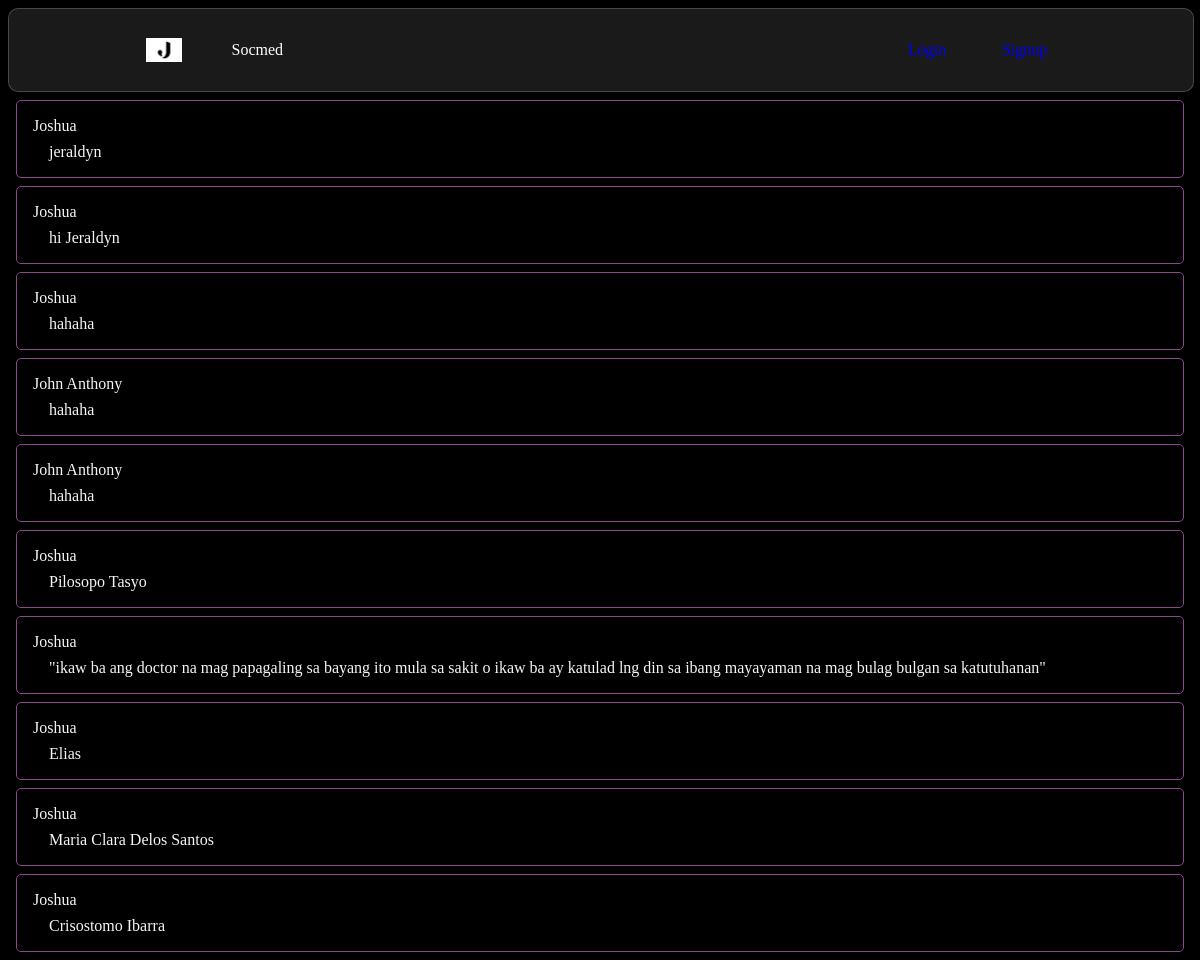
The app's page /timeline.php with its own data.
### tables this page shows
CREATE TABLE `post` (
  `pid` int(11) NOT NULL,
  `aid` int(11) NOT NULL,
  `post_text` text NOT NULL,
  `post_date` date NOT NULL,
  `post_time` time NOT NULL
);

CREATE TABLE `account` (
  `aid` int(123) NOT NULL,
  `email` varchar(128) NOT NULL,
  `firstname` varchar(128) NOT NULL,
  `lastname` varchar(128) NOT NULL,
  `password` varchar(512) NOT NULL
);

### models/load_timeline.php (the view, shortened to what this page needs)
<?php
include 'db/dbconnect.php';
$mysql = "SELECT account.aid,
        account.firstname,
        post.pid,
        post.post_text,
        post.post_date,
        post.post_time
        FROM account INNER JOIN post
        ON account.aid = post.aid";
$result=$con->query($mysql);
while($row = mysqli_fetch_assoc($result)){
    echo "<div class=\"post-block\">";
    echo "<div class=\'post-name'>";
    echo $row['firstname']." ";
    echo "</div>";
    echo "<div class='post-content'>";
    echo $row['post_text']." ";
    echo "</div>";
    echo "</div>";
}

### views/res/style.css (style rules this page uses)
body { background: black; min-height: 100vh; }
.post-block { color: whitesmoke; padding: 1em; margin: .5em .5em; border: solid .5px #8c488c; border-radius: 5px; background-color: black; }
.post-content { margin-top: .5em; padding-left: 1em; }

### records on screen
post: aid.firstname "Joshua", post_text "jeraldyn"
post: aid.firstname "Joshua", post_text "hi Jeraldyn"
post: aid.firstname "Joshua", post_text "hahaha"
post: aid.firstname "John Anthony", post_text "hahaha"
post: aid.firstname "John Anthony", post_text "hahaha"
post: aid.firstname "Joshua", post_text "Pilosopo Tasyo"
post: aid.firstname "Joshua", post_text "\"ikaw ba ang doctor na mag papagaling sa bayang ito mula sa sakit o ikaw ba ay katulad lng din sa ibang mayayaman na mag bulag bulgan sa katutuhanan\""
post: aid.firstname "Joshua", post_text "Elias"
post: aid.firstname "Joshua", post_text "Maria Clara Delos Santos"
post: aid.firstname "Joshua", post_text "Crisostomo Ibarra"
